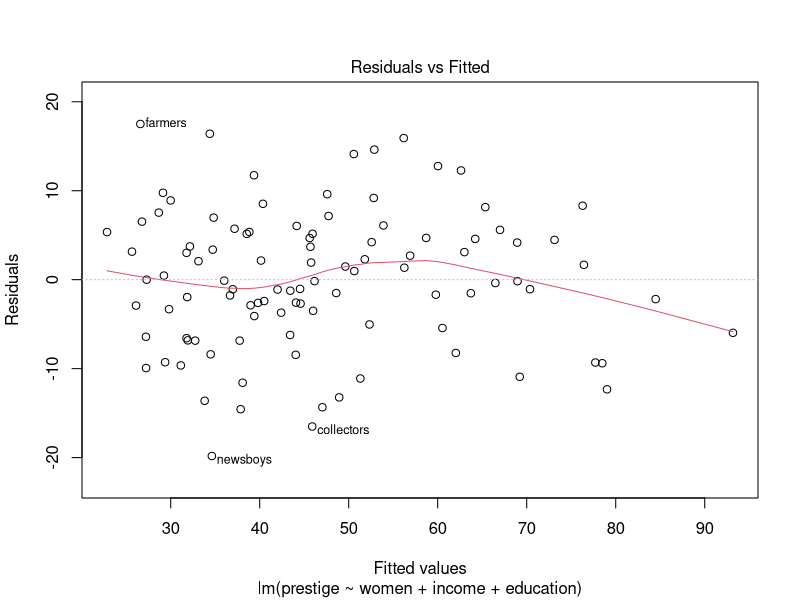
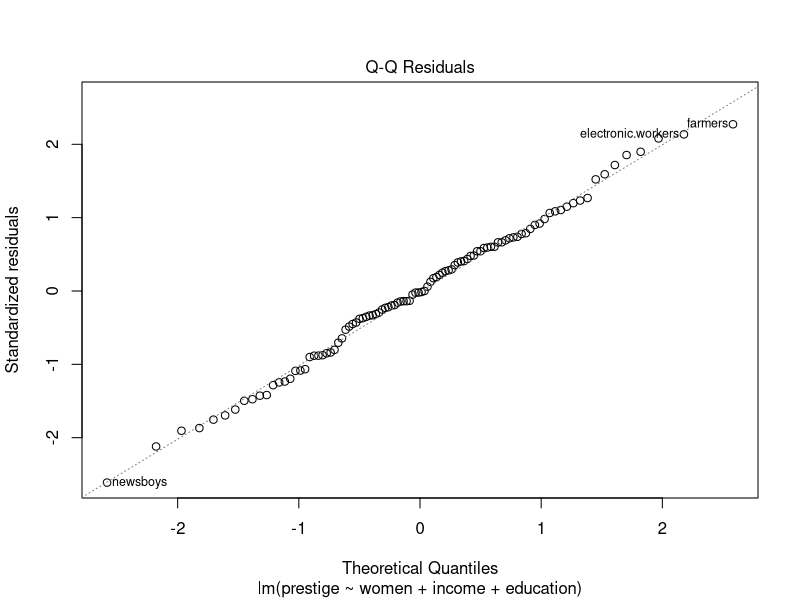
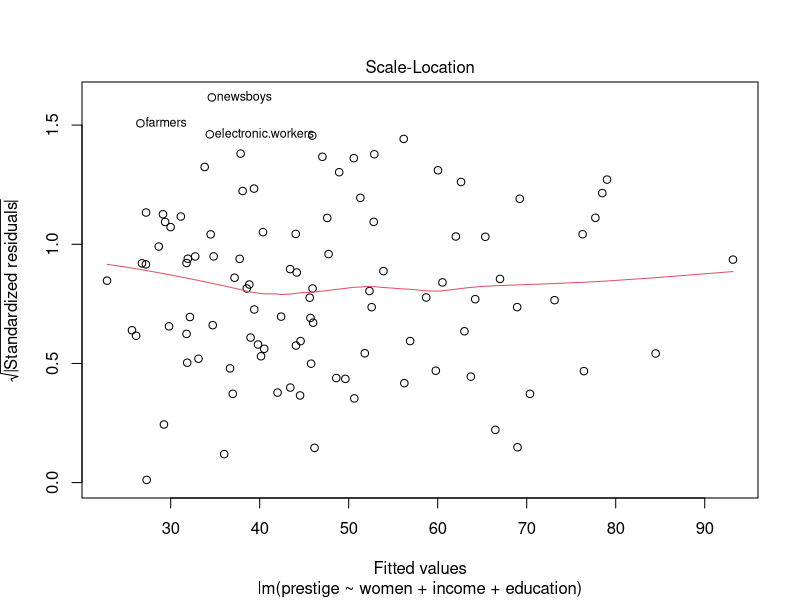
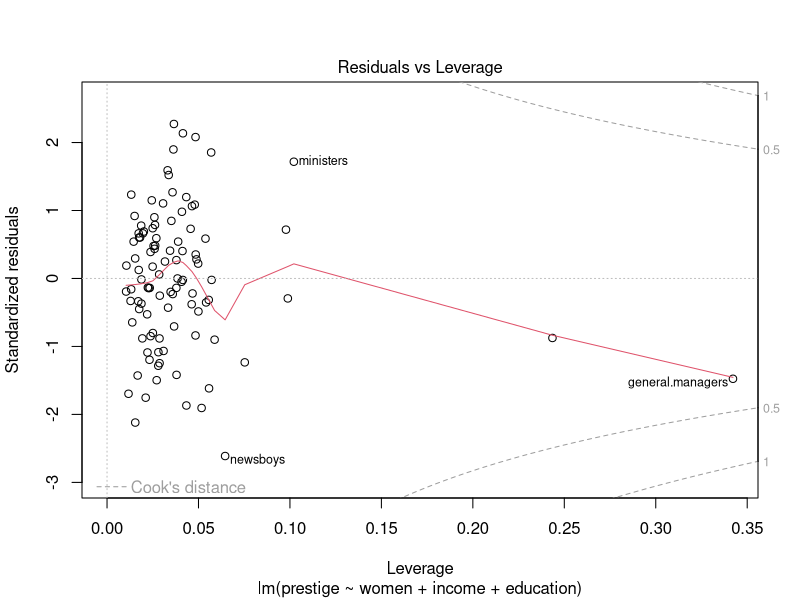
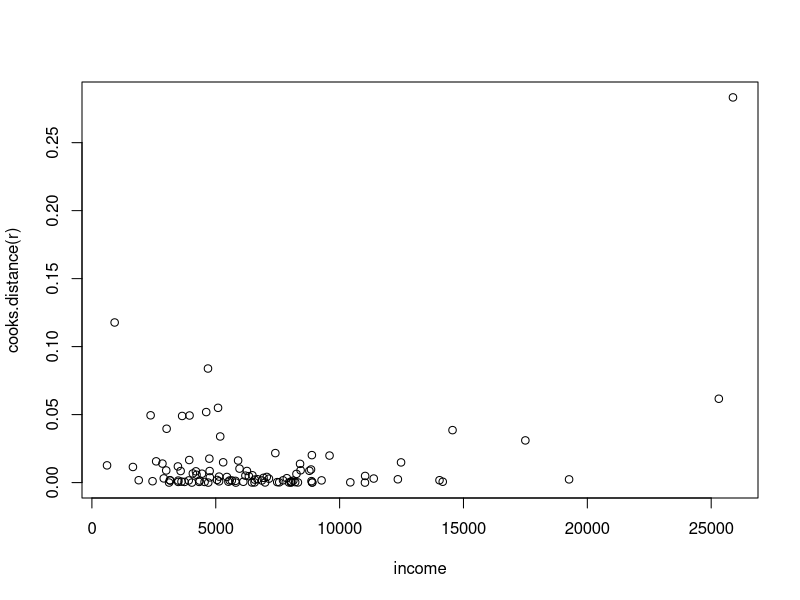

The R source for these figures, in order:
#####################################################################
# Leverage Points

library(car)

mydata <- Prestige
mydata


head(mydata)

r=lm(prestige~women+income+education, mydata)

summary(r)

# This shows the diagnostics including leverage points

plot(r)

cooks.distance(r)

# This is how to create the variable with Cooks Distance

mydata$Leverage <- cooks.distance(r)

# this creates a plot with Cooks Distance

windows()
with(mydata, plot(income,cooks.distance(r)))

# This allows for me to identify specific points on the graph by clicking on them.

identify(mydata$income, cooks.distance(r))
